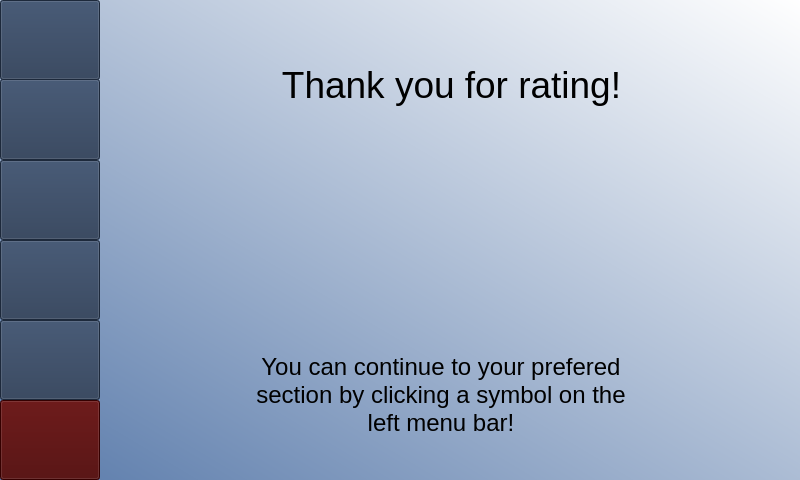
<?xml version="1.0" encoding="UTF-8"?>
<ui version="4.0">
 <class>MainWindow</class>
 <widget class="QMainWindow" name="MainWindow">
  <property name="geometry">
   <rect>
    <x>0</x>
    <y>0</y>
    <width>800</width>
    <height>480</height>
   </rect>
  </property>
  <property name="windowTitle">
   <string>MainWindow</string>
  </property>
  <property name="styleSheet">
   <string notr="true">QWidget#centralwidget{
background-color: qlineargradient(spread:reflect, x1:0, y1:1, x2:1, y2:0, stop:0 rgba(89, 122, 170, 255), stop:1 rgba(255, 255, 255, 255));}</string>
  </property>
  <widget class="QWidget" name="centralwidget">
   <layout class="QHBoxLayout" name="horizontalLayout" stretch="1,7">
    <property name="spacing">
     <number>1</number>
    </property>
    <property name="sizeConstraint">
     <enum>QLayout::SetDefaultConstraint</enum>
    </property>
    <property name="leftMargin">
     <number>0</number>
    </property>
    <property name="topMargin">
     <number>0</number>
    </property>
    <property name="rightMargin">
     <number>0</number>
    </property>
    <property name="bottomMargin">
     <number>0</number>
    </property>
    <item>
     <widget class="QWidget" name="sidebar" native="true">
      <property name="styleSheet">
       <string notr="true">QWidget#centralwidget{
background-color: qlineargradient(spread:reflect, x1:0, y1:1, x2:1, y2:0, stop:0 rgba(89, 122, 170, 255), stop:1 rgba(255, 255, 255, 255));}</string>
      </property>
      <widget class="QPushButton" name="btnProfileSidebar">
       <property name="geometry">
        <rect>
         <x>0</x>
         <y>0</y>
         <width>100</width>
         <height>80</height>
        </rect>
       </property>
       <property name="styleSheet">
        <string notr="true">background-color: rgb(40, 57, 83); 
color: white;
font: 16pt &quot;Lora&quot;;</string>
       </property>
       <property name="text">
        <string/>
       </property>
       <property name="icon">
        <iconset>
         <normaloff>images/settings.png</normaloff>images/settings.png</iconset>
       </property>
       <property name="iconSize">
        <size>
         <width>70</width>
         <height>70</height>
        </size>
       </property>
      </widget>
      <widget class="QPushButton" name="btnExitSidebar">
       <property name="geometry">
        <rect>
         <x>0</x>
         <y>400</y>
         <width>100</width>
         <height>80</height>
        </rect>
       </property>
       <property name="styleSheet">
        <string notr="true">background-color: rgb(74, 0, 0);
color: white;
font: 16pt &quot;Lora&quot;;</string>
       </property>
       <property name="text">
        <string/>
       </property>
       <property name="icon">
        <iconset>
         <normaloff>images/exit.png</normaloff>images/exit.png</iconset>
       </property>
       <property name="iconSize">
        <size>
         <width>60</width>
         <height>60</height>
        </size>
       </property>
      </widget>
      <widget class="QPushButton" name="btnStatsSidebar">
       <property name="geometry">
        <rect>
         <x>0</x>
         <y>79</y>
         <width>100</width>
         <height>81</height>
        </rect>
       </property>
       <property name="styleSheet">
        <string notr="true">background-color: rgb(40, 57, 83); 
color: white;
font: 16pt &quot;Lora&quot;;</string>
       </property>
       <property name="text">
        <string/>
       </property>
       <property name="icon">
        <iconset>
         <normaloff>images/analytics.png</normaloff>images/analytics.png</iconset>
       </property>
       <property name="iconSize">
        <size>
         <width>60</width>
         <height>60</height>
        </size>
       </property>
      </widget>
      <widget class="QPushButton" name="btnRatingSidebar">
       <property name="geometry">
        <rect>
         <x>0</x>
         <y>160</y>
         <width>100</width>
         <height>80</height>
        </rect>
       </property>
       <property name="styleSheet">
        <string notr="true">background-color: rgb(40, 57, 83); 
color: white;
font: 16pt &quot;Lora&quot;;</string>
       </property>
       <property name="text">
        <string/>
       </property>
       <property name="icon">
        <iconset>
         <normaloff>images/rating.png</normaloff>images/rating.png</iconset>
       </property>
       <property name="iconSize">
        <size>
         <width>60</width>
         <height>60</height>
        </size>
       </property>
      </widget>
      <widget class="QPushButton" name="btnResourcesSidebar">
       <property name="geometry">
        <rect>
         <x>0</x>
         <y>240</y>
         <width>100</width>
         <height>80</height>
        </rect>
       </property>
       <property name="styleSheet">
        <string notr="true">background-color: rgb(40, 57, 83); 
color: white;
font: 16pt &quot;Lora&quot;;</string>
       </property>
       <property name="text">
        <string/>
       </property>
       <property name="icon">
        <iconset>
         <normaloff>images/milk-box.png</normaloff>images/milk-box.png</iconset>
       </property>
       <property name="iconSize">
        <size>
         <width>60</width>
         <height>60</height>
        </size>
       </property>
      </widget>
      <widget class="QPushButton" name="btnRefillSidebar">
       <property name="geometry">
        <rect>
         <x>0</x>
         <y>320</y>
         <width>100</width>
         <height>80</height>
        </rect>
       </property>
       <property name="styleSheet">
        <string notr="true">background-color: rgb(40, 57, 83); 
color: white;
font: 16pt &quot;Lora&quot;;</string>
       </property>
       <property name="text">
        <string/>
       </property>
       <property name="icon">
        <iconset>
         <normaloff>images/coffee-filter.png</normaloff>images/coffee-filter.png</iconset>
       </property>
       <property name="iconSize">
        <size>
         <width>60</width>
         <height>60</height>
        </size>
       </property>
      </widget>
     </widget>
    </item>
    <item>
     <widget class="QWidget" name="thankYouPage" native="true">
      <property name="styleSheet">
       <string notr="true">QWidget#centralwidget{
background-color: qlineargradient(spread:reflect, x1:0, y1:1, x2:1, y2:0, stop:0 rgba(89, 122, 170, 255), stop:1 rgba(255, 255, 255, 255));}</string>
      </property>
      <widget class="QLabel" name="lblVisitProfile">
       <property name="geometry">
        <rect>
         <x>40</x>
         <y>330</y>
         <width>600</width>
         <height>131</height>
        </rect>
       </property>
       <property name="styleSheet">
        <string notr="true">font: 36pt &quot;Oswald&quot;; color:rgb(0, 0, 0)</string>
       </property>
       <property name="text">
        <string>&lt;html&gt;&lt;head/&gt;&lt;body&gt;&lt;p align=&quot;center&quot;&gt;&lt;span style=&quot; font-size:18pt;&quot;&gt;You can continue to your prefered&lt;br/&gt;section by clicking a symbol on the&lt;br/&gt;left menu bar!&lt;/span&gt;&lt;/p&gt;&lt;/body&gt;&lt;/html&gt;</string>
       </property>
      </widget>
      <widget class="QLabel" name="lblTYPicture">
       <property name="geometry">
        <rect>
         <x>240</x>
         <y>120</y>
         <width>200</width>
         <height>200</height>
        </rect>
       </property>
       <property name="text">
        <string/>
       </property>
       <property name="pixmap">
        <pixmap>images/hand.png</pixmap>
       </property>
      </widget>
      <widget class="QLabel" name="lblThankYou">
       <property name="geometry">
        <rect>
         <x>20</x>
         <y>50</y>
         <width>661</width>
         <height>71</height>
        </rect>
       </property>
       <property name="styleSheet">
        <string notr="true">font: 36pt &quot;Oswald&quot;; color:rgb(0, 0, 0)</string>
       </property>
       <property name="text">
        <string>&lt;html&gt;&lt;head/&gt;&lt;body&gt;&lt;p align=&quot;center&quot;&gt;&lt;span style=&quot; font-size:28pt;&quot;&gt;Thank you for rating!&lt;/span&gt;&lt;/p&gt;&lt;/body&gt;&lt;/html&gt;</string>
       </property>
       <property name="alignment">
        <set>Qt::AlignCenter</set>
       </property>
      </widget>
     </widget>
    </item>
   </layout>
  </widget>
  <action name="actionLogin">
   <property name="icon">
    <iconset>
     <normaloff>images/log-in.png</normaloff>images/log-in.png</iconset>
   </property>
   <property name="text">
    <string>Login</string>
   </property>
  </action>
  <action name="actionSign_up">
   <property name="icon">
    <iconset>
     <normaloff>images/sign-up.png</normaloff>images/sign-up.png</iconset>
   </property>
   <property name="text">
    <string>Sign up</string>
   </property>
  </action>
  <action name="actionStats">
   <property name="icon">
    <iconset>
     <normaloff>images/analytics.png</normaloff>images/analytics.png</iconset>
   </property>
   <property name="text">
    <string>Stats</string>
   </property>
  </action>
  <action name="actionResources">
   <property name="icon">
    <iconset>
     <normaloff>images/milk-box.png</normaloff>images/milk-box.png</iconset>
   </property>
   <property name="text">
    <string>Resources</string>
   </property>
  </action>
  <action name="actionProfile">
   <property name="checkable">
    <bool>true</bool>
   </property>
   <property name="icon">
    <iconset>
     <normaloff>images/settings.png</normaloff>images/settings.png</iconset>
   </property>
   <property name="text">
    <string>Profile</string>
   </property>
   <property name="font">
    <font/>
   </property>
  </action>
  <action name="actionRefill">
   <property name="icon">
    <iconset>
     <normaloff>images/coffee-filter.png</normaloff>images/coffee-filter.png</iconset>
   </property>
   <property name="text">
    <string>Refill</string>
   </property>
  </action>
  <action name="actionRating">
   <property name="icon">
    <iconset>
     <normaloff>images/rating.png</normaloff>images/rating.png</iconset>
   </property>
   <property name="text">
    <string>Rating</string>
   </property>
  </action>
 </widget>
 <resources/>
 <connections/>
</ui>
